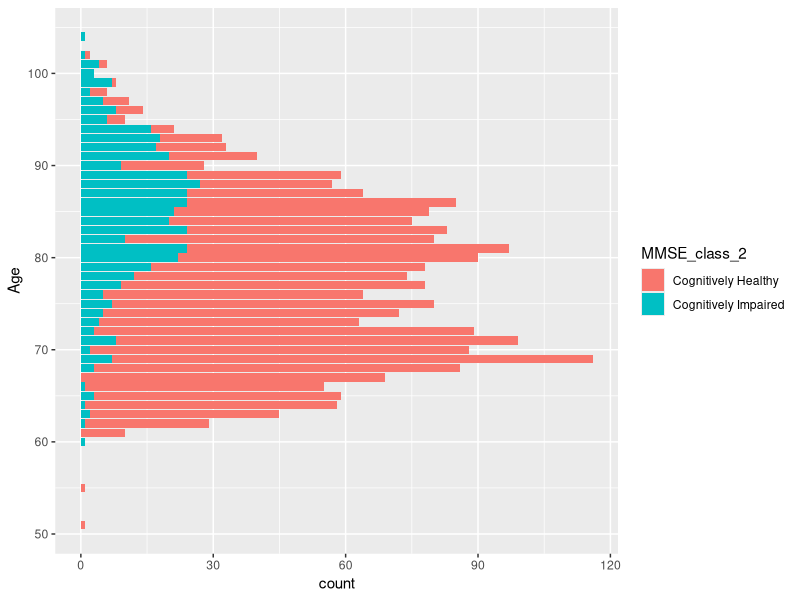
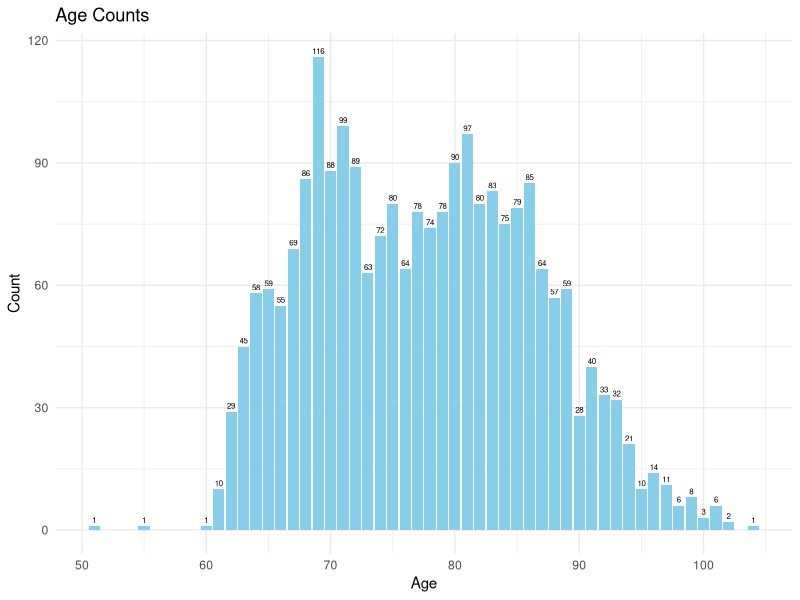

Reproduce these figures in R, in order.
library(ggplot2)
library(dplyr)
library(tidyr)
library(readr)
# library(tidymodels)

# Visualization function
visualize_data <- function(data) {

  # Specify the directory where you want to save the file
  output_directory <- "visualization"

  # Check if the directory exists, and if not, create it
  if (!file.exists(output_directory)) {
    dir.create(output_directory)
  }

  # Summary
  summary(data)

  ########################################### Age Vs MMSE_class_2 ###########################################

  cat("Generating AGE vs MMSE insights...... \n")
  p <- ggplot(data, aes(Age, fill = MMSE_class_2)) +
    geom_bar() +
    coord_flip()
  age_vs_MMSE_class_2_plot <- file.path(output_directory, "age_vs_MMSE_class_2_plot.pdf")
  ggsave(age_vs_MMSE_class_2_plot, plot = p)
  cat("Completed generating the insight at => visualization/age_vs_MMSE_class_2_plot \n")

  ###########################################################################################################


  ########################################### Age Count Insights ############################################

  cat("Generating Age Count Stats insights inside data....\n")

  # Check if the age_counts.txt file exists
  if (file.exists("age_counts.txt")) {
    age_counts <- read.table("age_counts.txt", header = TRUE)
    p <- ggplot(age_counts, aes(x = Age, y = count)) +
      geom_bar(stat = "identity", fill = "skyblue") +
      labs(title = "Age Counts", x = "Age", y = "Count") +
      theme_minimal() +
      geom_text(aes(label = count), vjust = -0.5, size = 2)

    # Specify the output file path and save the plot
    age_count_plot <- file.path(output_directory, "age_counts_plot.pdf")
    ggsave(age_count_plot, plot = p)
    cat("Completed generating the insight at => visualization/age_counts_plot\n")
  } else {
    cat("The age_counts.txt file does not exist. Please run pre-processing.r file.\n")
  }

  ############################################### End #######################################################




  # Your data visualization code here
  # You can create plots using ggplot2 or other libraries

  # Pairwise scatter plot
  # pairs(data[, sapply(data, is.numeric)], col = data$Cognitive.Impairment, pch = 16, main = "Pairwise Scatter Plots")
  # pairs(data[, c("Age", "Education_ID", "Mobility", "body_height", "MNAa_q3", "body_weight", "MNAb_tot", "waist", "bmi", "MNAa_tot")], col = data$Cognitive.Impairment, pch = 16, main = "Pairwise Scatter Plots")


  # Histogram
  # numeric_columns <- c("Age", "Education_ID", "Mobility", "body_height", "MNAa_q3", "body_weight", "MNAb_tot", "waist", "bmi", "MNAa_tot")
  # data %>%
  #   gather(key = "Variable", value = "Value", numeric_columns) %>%
  #   ggplot(aes(x = Value, fill = Cognitive.Impairment)) +
  #   geom_histogram(binwidth = 5) +
  #   facet_wrap(~Variable, scales = "free") +
  #   labs(title = "Histograms of Numerical Features") +
  #   theme_minimal()


  # Correlation heatmap
  # correlation_matrix <- cor(data[, numeric_columns])
  # corrplot::corrplot(correlation_matrix, method = "color")


  # Bar plot
  # data %>%
  #   group_by(Endocrine.Disease_Hyperlipidaemia) %>%
  #   summarise(count = n()) %>%
  #   ggplot(aes(x = Endocrine.Disease_Hyperlipidaemia, y = count)) +
  #   geom_bar(stat = "identity") +
  #   labs(title = "Counts of Endocrine Disease (Hyperlipidaemia)")

  

  # Box plot
  # data %>%
  #   ggplot(aes(x = Cognitive.Impairment, y = Age)) +
  #   geom_boxplot() +
  #   labs(title = "Box Plot of Age by Cognitive Impairment")


}

################################################# Main script #################################################

if (file.exists("preprocessed_data/preprocessed_data.csv")) {
  data <- read.csv("preprocessed_data/preprocessed_data.csv")
  
  # Visualization
  visualize_data(data)
} else {
  cat("preprocessed_data.csv don't exit, please run pre-processing.r file \n")
}

################################################################################################################